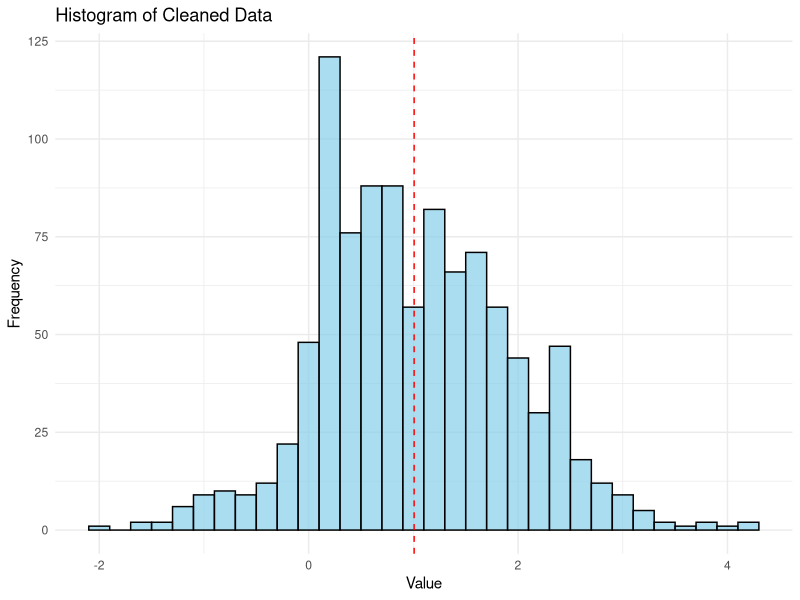

Recreate this plot in R.
## ---- chunk 1
#| include: false
#| warning: false
#| message: false

library(tidyverse)
library(ggplot2)
library(here)

# Read cleaned dataset
cleaned_data <- read.csv(here("outputs/data", "analysis_data.csv"), header = FALSE, skip = 2)

## ---- chunk 2
#| label: fig-bills
#| fig-cap: Mean of Cleaned Data
#| echo: false



# Calculate mean of the cleaned dataset
mean_cleaned <- mean(cleaned_data$V1)

# Create histogram of cleaned data
histogram <- ggplot(data = data.frame(x = cleaned_data$V1), aes(x = x)) +
  geom_histogram(binwidth = 0.2, fill = "skyblue", color = "black", alpha = 0.7) +
  labs(title = "Histogram of Cleaned Data",
       x = "Value", y = "Frequency") +
  geom_vline(xintercept = mean_cleaned, color = "red", linetype = "dashed") +
  theme_minimal()

# Display plots
print(histogram)

